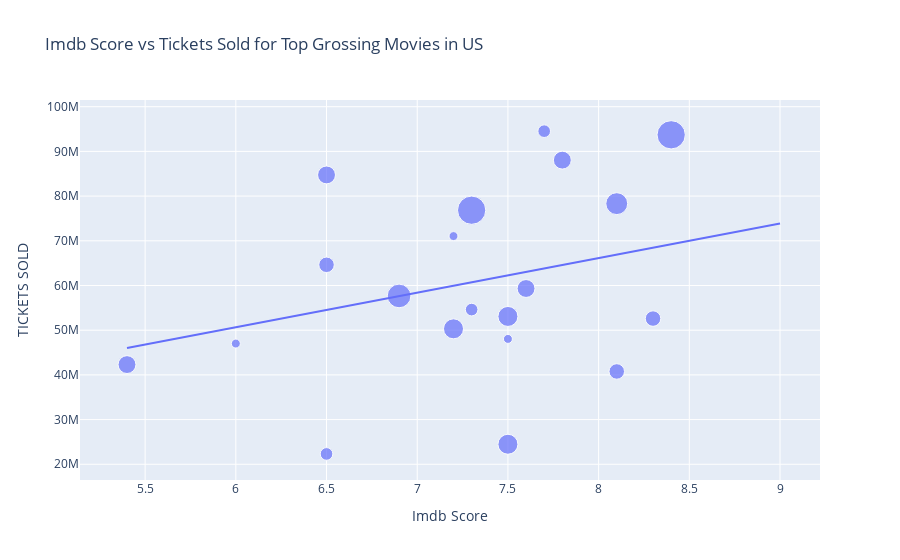

The notebook cell this image was saved under:
### Markdown cell above
The Highest Grossers Tables lists the top grossing movie for each year based on the tickets sold for each movie during the course of that respective year and also its corresponding year 2019 valuation(adjusted for inflation), Only NOrth AMerica

### Code cell
#shows relationship between tickets sold and imdb_score, with size of bubble indiates the amount of faces
fig = px.scatter(
  imdb_modified_data, x='imdb_score', y=' TICKETS SOLD ', size = 'facenumber_in_poster', trendline = 'ols',
    title = 'Imdb Score vs Tickets Sold for Top Grossing Movies in US', labels = { 'imdb_score':'Imdb Score'}, height = 500
)
fig
#other scatter plot visualizations using this data wasn't as good, so I'm sticking with only this plot.

### Figure 1 — Plotly figure (JSON) as saved in the notebook; plotly's stock layout.template omitted (floating-point values rounded to 4 significant figures)
{"data": [{"hovertemplate": "Imdb Score=%{x}<br> TICKETS SOLD =%{y}<br>facenumber_in_poster=%{marker.size}<extra></extra>", "legendgroup": "", "marker": {"color": "#636efa", "size": [4, 0, 2, 2, 4, 1, 5, 0, 0, 1, 4, 3, 0, 0, 0, 3, 1, 6, 5, 3, 4, 0, 7, 10, 10, 2, 5], "sizemode": "area", "sizeref": 0.025, "symbol": "circle"}, "mode": "markers", "name": "", "orientation": "v", "showlegend": false, "type": "scatter", "x": [5.4, 6.9, 7.3, 7.7, 6.5, 6, 7.5, 7.3, 8.2, 7.2, 7.6, 6.5, 6.2, 9, 6, 8.3, 7.5, 8.1, 7.2, 8.1, 7.8, 7.3, 6.9, 7.3, 8.4, 6.5, 7.5], "xaxis": "x", "y": [42306002, 69269062, 54607854, 94524324, 84732942, 47006948, 53074988, 69484746, 56337374, 71050925, 59324582, 64628368, 48914288, 73955652, 53614916, 52598844, 48046812, 78311295, 50306552, 40765637, 88043765, 56219140, 57660910, 76845177, 93708843, 22316359, 24478897], "yaxis": "y"}, {"hovertemplate": "<b>OLS trendline</b><br> TICKETS SOLD  = 7.74543e+06 * imdb_score + 4.16602e+06<br>R<sup>2</sup>=0.122211<br><br>Imdb Score=%{x}<br> TICKETS SOLD =%{y} <b>(trend)</b><extra></extra>", "legendgroup": "", "marker": {"color": "#636efa", "symbol": "circle"}, "mode": "lines", "name": "", "showlegend": false, "type": "scatter", "x": [5.4, 6, 6, 6.2, 6.5, 6.5, 6.5, 6.9, 6.9, 7.2, 7.2, 7.3, 7.3, 7.3, 7.3, 7.5, 7.5, 7.5, 7.6, 7.7, 7.8, 8.1, 8.1, 8.2, 8.3, 8.4, 9], "xaxis": "x", "y": [45990000.0, 50640000.0, 50640000.0, 52190000.0, 54510000.0, 54510000.0, 54510000.0, 57610000.0, 57610000.0, 59930000.0, 59930000.0, 60710000.0, 60710000.0, 60710000.0, 60710000.0, 62260000.0, 62260000.0, 62260000.0, 63030000.0, 63810000.0, 64580000.0, 66900000.0, 66900000.0, 67680000.0, 68450000.0, 69230000.0, 73870000.0], "yaxis": "y"}], "layout": {"autosize": true, "legend": {"itemsizing": "constant", "tracegroupgap": 0}, "title": {"text": "Imdb Score vs Tickets Sold for Top Grossing Movies in US"}, "xaxis": {"anchor": "y", "autorange": true, "domain": [0, 1], "range": [5.146, 9.219], "title": {"text": "Imdb Score"}, "type": "linear"}, "yaxis": {"anchor": "x", "autorange": true, "domain": [0, 1], "range": [16100000.0, 102300000.0], "title": {"text": " TICKETS SOLD "}, "type": "linear"}}}
